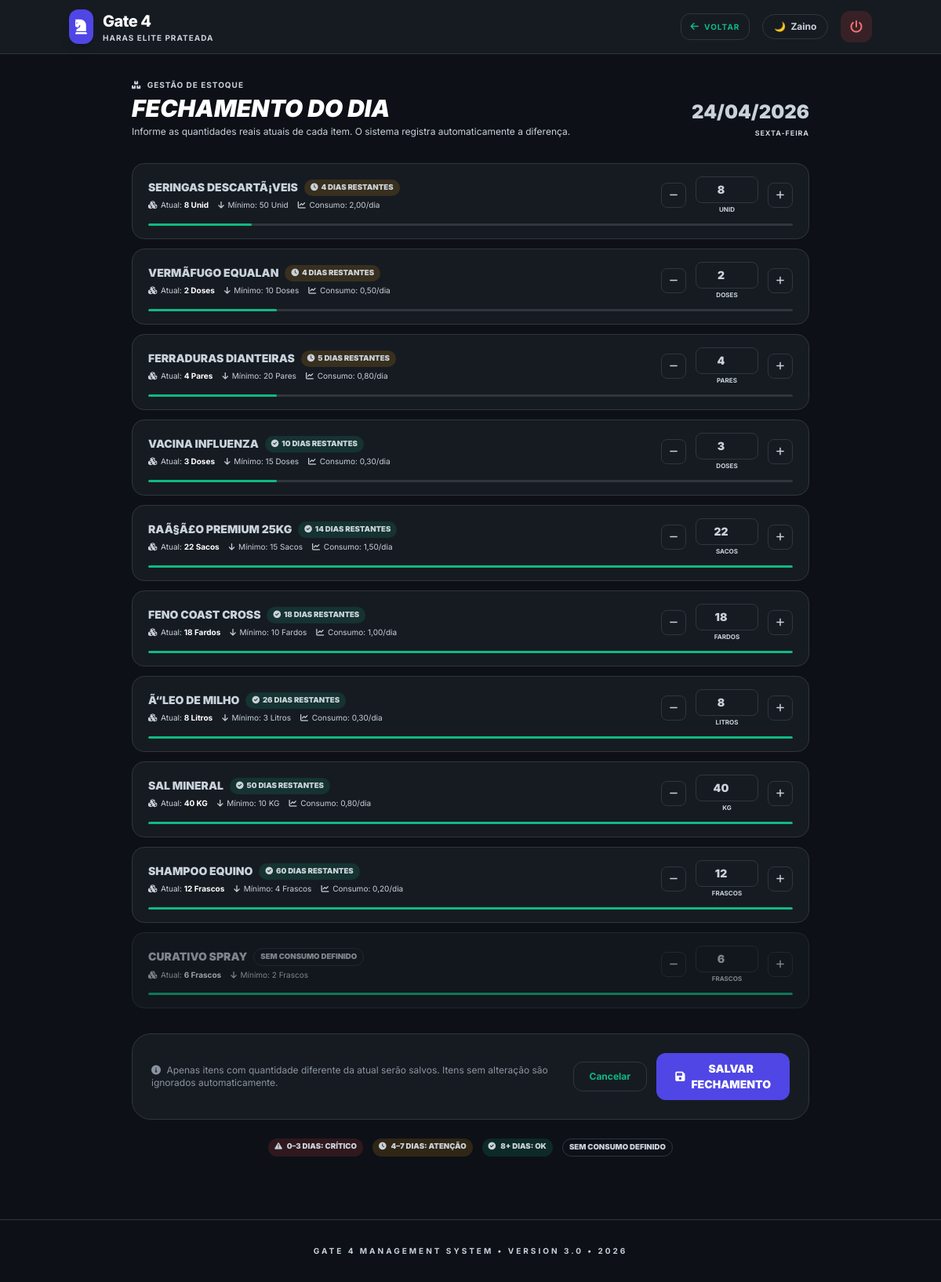
/estoque/fechamento/ (signed in), run on the app's committed database.
### gateagora/models.py (models this page shows, shortened)
class Empresa(models.Model):
    nome = models.CharField(max_length=100)
    logo = models.ImageField(upload_to='logos/', null=True, blank=True)
    cnpj = models.CharField(max_length=18, blank=True, null=True, help_text="CNPJ da Unidade")
    cidade = models.CharField(max_length=100, default="Cidade Exemplo")
    slug = models.SlugField(
        unique=True,
        help_text="Identificador único na URL (ex: haras-santa-fe)"
    )
    class Meta:
        indexes = [models.Index(fields=["slug"])]

class ItemEstoque(models.Model):
    empresa = models.ForeignKey(Empresa, on_delete=models.CASCADE)
    nome = models.CharField(max_length=100)
    quantidade_atual = models.IntegerField(default=0)
    alerta_minimo = models.IntegerField(default=5)
    unidade = models.CharField(max_length=20, default="Unidade", help_text="Ex: KG, Sacos, Fardos")
    fornecedor_contato = models.CharField(max_length=20, blank=True)
    consumo_diario = models.DecimalField(
        max_digits=8,
        decimal_places=2,
        null=True,
        blank=True,
        help_text="Consumo médio por dia (deixe em branco se não aplicável)"
    )
    class Meta:
        indexes = [
            models.Index(fields=["empresa", "nome"]),
            models.Index(fields=["empresa", "quantidade_atual"]),
        ]
    @property
    def dias_restantes(self):
        if not self.consumo_diario or self.consumo_diario <= 0:
            return None
        try:
            return int(Decimal(str(self.quantidade_atual)) / self.consumo_diario)
        except Exception:
            return None

### gateagora/views.py (the view)
# urls.py: path('estoque/fechamento/',        views.fechamento_dia,     name='fechamento_dia'),
@login_required
def fechamento_dia(request):
    empresa = getattr(request, "empresa", request.user.perfil.empresa)
    hoje    = timezone.localdate()
    itens_qs = ItemEstoque.objects.filter(empresa=empresa)
    itens_com_ajuste_hoje = set(
        MovimentacaoEstoque.objects
        .filter(empresa=empresa, data=hoje, tipo="ajuste")
        .values_list("item_id", flat=True)
    )
    for item in itens_qs:
        item.ajuste_feito_hoje = item.id in itens_com_ajuste_hoje
    def _sort_key(item):
        dias = item.dias_restantes  # None se sem consumo_diario
        if dias is not None:
            return (0, dias, item.nome)  # grupo urgente, quanto menos dias = mais cedo
        return (1, 9999, item.nome)      # grupo sem consumo, por nome
    itens = sorted(itens_qs, key=_sort_key)
    context = {
        "brand_name": BRAND_NAME,
        "empresa":    empresa,
        "hoje":       hoje,
        "itens":      itens,
    }
    return render(request, "gateagora/fechamento_estoque.html", context)

### gateagora/templates/gateagora/fechamento_estoque.html (shortened to what this page needs)
{% load static %}
<!DOCTYPE html>
<html lang="pt-br">
<head>
  <script src="https://cdn.tailwindcss.com"></script>
  <link rel="stylesheet" href="https://cdnjs.cloudflare.com/ajax/libs/font-awesome/6.0.0/css/all.min.css"/>
  <link rel="stylesheet" href="{% static 'css/themes.css' %}">
</head>
<body>
<nav class="glass sticky top-0 z-50 px-6 py-3">
  <div class="container mx-auto flex justify-between items-center">
    <a href="{% url 'dashboard' %}" class="flex items-center gap-3 group">
      <div class="bg-indigo-600 p-2 rounded-xl shadow-lg group-hover:bg-indigo-700 transition">
        <i class="fa-solid fa-chess-knight text-white text-xl"></i>
      </div>
      <div>
        <h1 class="text-xl font-extrabold tracking-tight" style="color:var(--text-strong)">{{ brand_name|default:"Gate 4" }}</h1>
        <p class="text-[10px] font-bold uppercase tracking-widest" style="color:var(--text-muted)">{{ empresa.nome }}</p>
      </div>
    </a>
    <div class="flex items-center gap-4">
      <a href="{% url 'dashboard' %}"
         class="text-[10px] font-bold uppercase tracking-widest flex items-center gap-1.5 px-3 py-2 rounded-xl transition"
         style="background-color:var(--card-bg-alt);color:var(--text-muted);border:1px solid var(--border);">
        <i class="fa-solid fa-arrow-left text-xs"></i> Voltar
      </a>
      <button onclick="toggleHorseTheme()"
              style="background-color:var(--card-bg);border:1px solid var(--border);color:var(--text-main);padding:0.4rem 0.85rem;border-radius:9999px;display:flex;align-items:center;gap:0.4rem;font-size:0.75rem;font-weight:700;cursor:pointer;">
        <span id="theme-icon">🌙</span>
        <span id="theme-name">Zaino</span>
      </button>
      <form action="{% url 'logout' %}" method="post">
        <button type="submit" class="h-10 w-10 rounded-xl flex items-center justify-center transition group"
                style="background-color:rgba(239,68,68,0.15);color:#f87171;">
          <i class="fa-solid fa-power-off group-hover:rotate-90 transition duration-300"></i>
        </button>
      </form>
    </div>
  </div>
</nav>
<div class="container mx-auto px-4 py-8 max-w-4xl">
  <div class="mb-8 flex flex-col md:flex-row md:items-end md:justify-between gap-4">
    <div>
      <p class="text-[10px] font-bold uppercase tracking-widest mb-1" style="color:var(--indigo-text)">
        <i class="fa-solid fa-boxes-stacked mr-1"></i> Gestão de Estoque
      </p>
      <h2 class="text-3xl font-black uppercase italic" style="color:var(--text-strong)">Fechamento do Dia</h2>
      <p class="text-xs mt-1" style="color:var(--text-muted)">
        Informe as quantidades reais atuais de cada item. O sistema registra automaticamente a diferença.
      </p>
    </div>
    <div class="flex flex-col items-end gap-1">
      <span class="text-2xl font-black" style="color:var(--text-strong)">{{ hoje|date:"d/m/Y" }}</span>
      <span class="text-[9px] font-bold uppercase tracking-widest" style="color:var(--text-muted)">{{ hoje|date:"l" }}</span>
    </div>
  </div>
  <form action="{% url 'salvar_fechamento' %}" method="post">
    <div class="space-y-3 mb-8">
      {% for item in itens %}
      {% with dias=item.dias_restantes %}
      <div class="item-fechamento {% if item.ajuste_feito_hoje %}ajustado{% endif %}{% if not item.consumo_diario %} sem-consumo{% endif %}"
           id="item-row-{{ item.id }}">
        <div class="flex flex-col md:flex-row md:items-center gap-4">
          <div class="flex-1 min-w-0">
            <div class="flex items-center gap-2 flex-wrap">
              <span class="text-sm font-black uppercase" style="color:var(--text-strong)">{{ item.nome }}</span>
              {% if dias is not None %}
                {% if dias <= 3 %}
                  <span class="badge-dias badge-dias-critico">
                    <i class="fa-solid fa-triangle-exclamation mr-0.5"></i> {{ dias }} dia{{ dias|pluralize }} restante{{ dias|pluralize }}
                  </span>
                {% elif dias <= 7 %}
                  <span class="badge-dias badge-dias-atencao">
                    <i class="fa-solid fa-clock mr-0.5"></i> {{ dias }} dias restantes
                  </span>
                {% else %}
                  <span class="badge-dias badge-dias-ok">
                    <i class="fa-solid fa-circle-check mr-0.5"></i> {{ dias }} dias restantes
                  </span>
                {% endif %}
              {% else %}
                <span class="badge-dias badge-dias-none">sem consumo definido</span>
              {% endif %}
            </div>
            <div class="flex items-center gap-3 mt-1 text-[10px]" style="color:var(--text-muted)">
              <span>
                <i class="fa-solid fa-cubes mr-0.5"></i>
                Atual: <strong style="color:var(--text-main)">{{ item.quantidade_atual }} {{ item.unidade }}</strong>
              </span>
              <span>
                <i class="fa-solid fa-arrow-down mr-0.5"></i>
                Mínimo: {{ item.alerta_minimo }} {{ item.unidade }}
              </span>
              {% if item.consumo_diario %}
              <span>
                <i class="fa-solid fa-chart-line mr-0.5"></i>
                Consumo: {{ item.consumo_diario }}/dia
              </span>
              {% endif %}
            </div>
          </div>
          <div class="flex items-center gap-3 flex-shrink-0">
            <button type="button"
                    class="btn-ajuste menos"
                    onclick="ajustarQtd({{ item.id }}, -1)"
                    title="Reduzir 1">
              <i class="fa-solid fa-minus text-xs"></i>
            </button>
            <div class="flex flex-col items-center gap-0.5">
              <input type="number"
                     id="qtd-{{ item.id }}"
                     name="qtd_{{ item.id }}"
                     value="{{ item.quantidade_atual }}"
                     min="0"
                     class="w-20 py-1.5 text-sm font-black"
                     oninput="marcarAlterado({{ item.id }}, {{ item.quantidade_atual }})"
                     title="Quantidade atual de {{ item.nome }}">
              <span class="text-[8px] font-bold uppercase" style="color:var(--text-muted)">{{ item.unidade }}</span>
            </div>
            <button type="button"
                    class="btn-ajuste mais"
                    onclick="ajustarQtd({{ item.id }}, 1)"
                    title="Aumentar 1">
              <i class="fa-solid fa-plus text-xs"></i>
            </button>
          </div>
        </div>
        <div class="mt-3" id="progress-container-{{ item.id }}">
          {% with pct=item.quantidade_atual|floatformat:0 %}
          {% if item.alerta_minimo > 0 %}
          <div class="w-full rounded-full overflow-hidden" style="height:3px;background-color:var(--border);">
            <div id="progress-bar-{{ item.id }}"
                 class="h-full rounded-full transition-all duration-300"
                 style="width: {% widthratio item.quantidade_atual item.alerta_minimo 100 %}%;
                        max-width:100%;
                        background-color:
                          {% if item.prioridade == 0 %}#ef4444
                          {% elif item.prioridade == 1 %}#f59e0b
                          {% else %}#10b981{% endif %};">
            </div>
          </div>
          {% endif %}
          {% endwith %}
        </div>
      </div>
      {% endwith %}
      {% endfor %}
    </div>
    {% if itens %}
    <div class="card-static p-6 flex flex-col md:flex-row items-center justify-between gap-4">
      <div class="text-xs" style="color:var(--text-muted)">
        <i class="fa-solid fa-circle-info mr-1"></i>
        Apenas itens com quantidade diferente da atual serão salvos.
        Itens sem alteração são ignorados automaticamente.
      </div>
      <div class="flex items-center gap-3">
        <a href="{% url 'dashboard' %}"
           class="text-xs font-bold px-5 py-2.5 rounded-xl transition"
           style="background-color:var(--card-bg-alt);color:var(--text-muted);border:1px solid var(--border);">
          Cancelar
        </a>
        <button type="submit"
                class="flex items-center gap-2 text-sm font-black uppercase px-6 py-2.5 rounded-xl transition"
                style="background-color:#4f46e5;color:#fff;"
                onmouseover="this.style.backgroundColor='#4338ca';"
                onmouseout="this.style.backgroundColor='#4f46e5';">
          <i class="fa-solid fa-floppy-disk"></i> Salvar Fechamento
        </button>
      </div>
    </div>
    {% endif %}
  </form>
  <div class="mt-6 flex flex-wrap gap-3 justify-center">
    <span class="badge-dias badge-dias-critico"><i class="fa-solid fa-triangle-exclamation mr-1"></i> 0–3 dias: crítico</span>
    <span class="badge-dias badge-dias-atencao"><i class="fa-solid fa-clock mr-1"></i> 4–7 dias: atenção</span>
    <span class="badge-dias badge-dias-ok"><i class="fa-solid fa-circle-check mr-1"></i> 8+ dias: ok</span>
    <span class="badge-dias badge-dias-none">sem consumo definido</span>
  </div>
</div>
<footer class="mt-12 py-8 text-center">
  <p class="text-[10px] font-bold uppercase tracking-[0.3em]" style="color:var(--text-muted)">Gate 4 Management System &bull; Version 3.0 &bull; 2026</p>
</footer>
</body>
</html>

### static/css/themes.css (style rules this page uses)
:root { --bg-main: #0d1117; --card-bg: #161b22; --card-alt: #1c2128; --text-main: #c9d1d9; --text-muted: #8b949e; --text-strong:#ffffff; --primary: #10b981; --border: #30363d; --alert-bg: rgba(255,255,255,0.03); --emerald-text: #10b981; --indigo-text: #818cf8; --amber-text: #fbbf24; --red-text: #f87171; --emerald-soft: rgba(16,185,129,0.10); --amber-soft: rgba(245,158,11,0.10); --red-soft: rgba(239,68,68,0.10); --indigo-soft: rgba(99,102,241,0.12); --white-soft: rgba(255,255,255,0.05); }
body { background-color: var(--bg-main) !important; color: var(--text-main) !important; transition: background-color 0.4s ease, color 0.4s ease; }
.card, .card-static, .glass, .bg-white, .bg-slate-900, .bg-neutral-900 { background-color: var(--card-bg) !important; border-color: var(--border) !important; color: var(--text-main) !important; }
h1, h2, h3, strong, .text-strong { color: var(--text-strong) !important; }
p, span, td, th, .text-muted { color: var(--text-main) !important; }
a, .text-primary { color: var(--primary) !important; }
nav.glass { background-color: var(--card-bg) !important; border-bottom: 1px solid var(--border) !important; }
footer { border-color: var(--border) !important; }
* { transition: background-color 0.3s ease, border-color 0.3s ease, color 0.3s ease; }

### gateagora/templates/gateagora/fechamento_estoque.html (style rules this page uses)
body { font-family: 'Inter', sans-serif; background-color: var(--bg-main); color: var(--text-main); transition: background-color 0.3s ease, color 0.3s ease; }
.card-static { background-color: var(--card-bg); border: 1px solid var(--border); border-radius: 1.5rem; }
.glass { background-color: var(--card-bg); border-bottom: 1px solid var(--border); backdrop-filter: blur(10px); }
.item-fechamento { background-color: var(--card-bg); border: 1px solid var(--border); border-radius: 1rem; padding: 1rem 1.25rem; transition: border-color 0.2s; }
.item-fechamento.sem-consumo { opacity: 0.6; }
input[type="number"] { border: 1.5px solid var(--border) !important; background-color: var(--card-bg) !important; color: var(--text-main) !important; border-radius: 0.5rem; transition: border-color 0.2s, box-shadow 0.2s; text-align: center; }
.badge-dias { font-size: 0.6rem; font-weight: 900; padding: 0.2rem 0.5rem; border-radius: 9999px; text-transform: uppercase; }
.badge-dias-critico { background-color: rgba(239,68,68,0.15); color: var(--red-text); }
.badge-dias-atencao { background-color: rgba(245,158,11,0.15); color: var(--amber-text); }
.badge-dias-ok { background-color: rgba(16,185,129,0.15); color: var(--emerald-text); }
.badge-dias-none { background-color: var(--card-bg-alt); color: var(--text-muted); border: 1px solid var(--border); }
.btn-ajuste { width: 2rem; height: 2rem; border-radius: 0.5rem; display: flex; align-items: center; justify-content: center; font-size: 1rem; font-weight: 900; cursor: pointer; transition: all 0.15s; border: 1px solid var(--border); background-color: var(--card-bg-alt); color: var(--text-main); }
footer { border-top: 1px solid var(--border) !important; }

### data on the page
Empresa: nome "HARAS ELITE PRATEADA"
ItemEstoque: nome "SERINGAS DESCARTÃ¡VEIS", dias_restantes "4", quantidade_atual "8", unidade "Unid", alerta_minimo "50", consumo_diario "2,00", unidade "UNID"
ItemEstoque: nome "VERMÃ­FUGO EQUALAN", dias_restantes "4", quantidade_atual "2", unidade "Doses", alerta_minimo "10", consumo_diario "0,50", unidade "DOSES"
ItemEstoque: nome "FERRADURAS DIANTEIRAS", dias_restantes "5", quantidade_atual "4", unidade "Pares", alerta_minimo "20", consumo_diario "0,80", unidade "PARES"
ItemEstoque: nome "VACINA INFLUENZA", dias_restantes "10", quantidade_atual "3", unidade "Doses", alerta_minimo "15", consumo_diario "0,30", unidade "DOSES"
ItemEstoque: nome "RAÃ§Ã£O PREMIUM 25KG", dias_restantes "14", quantidade_atual "22", unidade "Sacos", alerta_minimo "15", consumo_diario "1,50", unidade "SACOS"
ItemEstoque: nome "FENO COAST CROSS", dias_restantes "18", quantidade_atual "18", unidade "Fardos", alerta_minimo "10", consumo_diario "1,00", unidade "FARDOS"
ItemEstoque: nome "Ã“LEO DE MILHO", dias_restantes "26", quantidade_atual "8", unidade "Litros", alerta_minimo "3", consumo_diario "0,30", unidade "LITROS"
ItemEstoque: nome "SAL MINERAL", dias_restantes "50", quantidade_atual "40", unidade "KG", alerta_minimo "10", consumo_diario "0,80"
ItemEstoque: nome "SHAMPOO EQUINO", dias_restantes "60", quantidade_atual "12", unidade "Frascos", alerta_minimo "4", consumo_diario "0,20", unidade "FRASCOS"
ItemEstoque: nome "CURATIVO SPRAY", shows "SEM CONSUMO DEFINIDO", quantidade_atual "6", unidade "Frascos", alerta_minimo "2", unidade "FRASCOS"

### other printed values
{{ brand_name|default:"Gate 4" }} "Gate 4"
{{ hoje|date:"d/m/Y" }} "24/04/2026"
{{ hoje|date:"l" }} "SEXTA-FEIRA"
